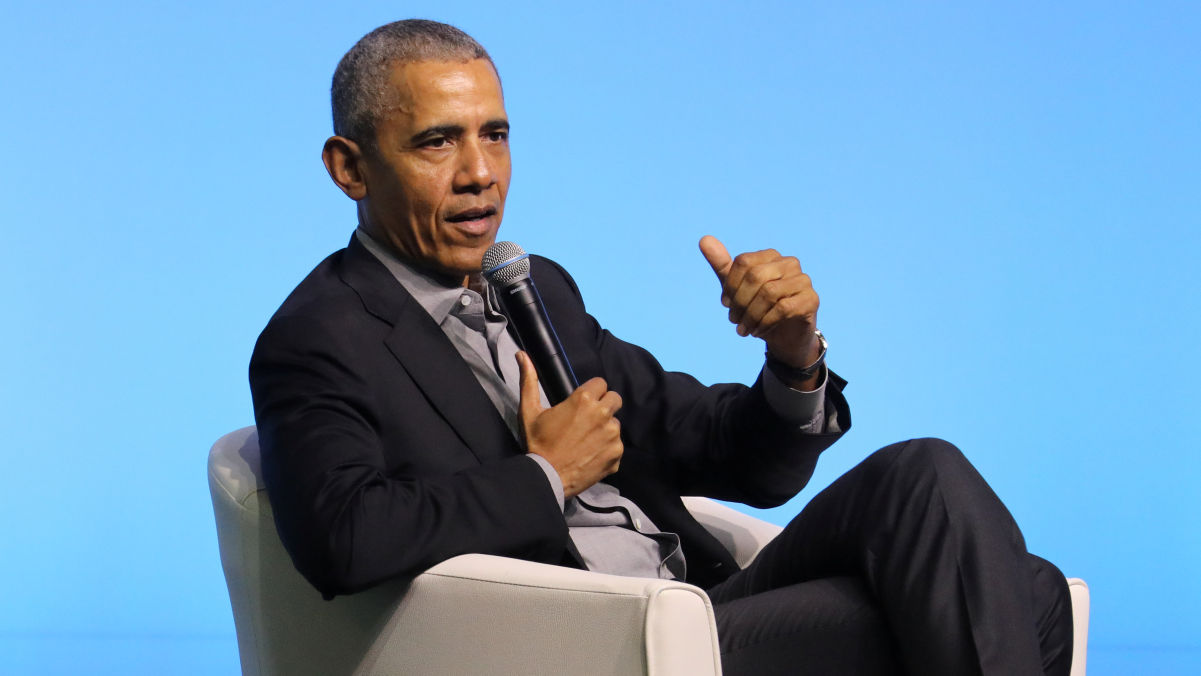
#> input picture train_data_2/Barack Obama/[www.google.com][106]obama-women-leaders_wide-9abe491af119581d41fcfc752e421c934e4afafd.jpg, 3602 x 2026 px (shown at 1/3 size); its folder holds only this picture in this run
$ jupyter execute creating_dataset.ipynb   (shell and % lines are left out)
#> lines starting #> are read from the running program, lines starting #| are printed output that depends on the picture
[cell 1]
import os
import numpy as np


# load image one by one
# convert to gray scale
# face detection -face crop
# 50 *50  resize
# flatten 2500
#dataset append

data_path='train_data_2'
labels=os.listdir(data_path)
print(labels)
categories=np.arange(len(labels))
print(categories)
categories_dict=dict(zip(labels,categories))
print(categories_dict)

[cell 2]
import cv2
face_classifier=cv2.CascadeClassifier('haarcascade_frontalface_default.xml')

data=[]
target=[]


for label in labels:
    imgs_path=os.path.join(data_path,label)
    # print(imgs_path)
    img_names=os.listdir(imgs_path)
    # print(img_names)
    # print("---------------------------------------")
    for img_name in img_names:
        img_path=os.path.join(imgs_path,img_name)
        # print(img_path)
        img=cv2.imread(img_path)
#> img is the input picture: shape (2026, 3602, 3); mean B, G, R 180, 148.4, 106.7
        gray=cv2.cvtColor(img,cv2.COLOR_BGR2GRAY)
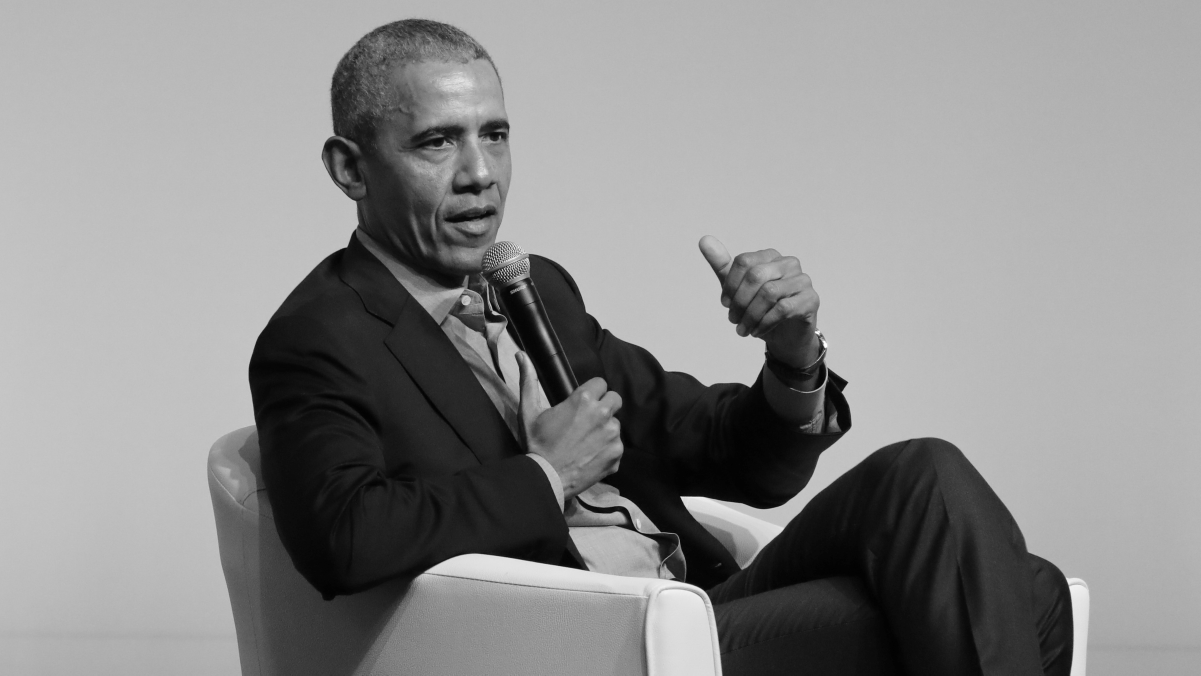
#> gray: shape (2026, 3602) (shown at 1/3 size); min 0, max 255, mean 139.5
        faces=face_classifier.detectMultiScale(gray)
#> faces = [[1329, 952, 64, 64], [2898, 1831, 127, 127], [1145, 197, 545, 545]]

        for (x,y,w,h) in faces:
            #cv2.rectangle(img,(x,y),(x+w,y+h),(0,255,0),2)
            cropped_face=gray[y:y+h,x:x+w]
            cv2.imshow('cropped_face',cropped_face)

            print('If you accept this cropped face press y or n:')

            k=cv2.waitKey(0)

            if(k==127):
                cropped_face=cv2.resize((cropped_face,(50,50)))
                data.append(cropped_face)
                target.append(categories_dict[label])
            break
#> this loop made 1 pass; (key Esc is pressed on pass 1)
#| If you accept this cropped face press y or n:
#> pass 1, `cropped_face=gray[y:y+h,x:x+w]`:
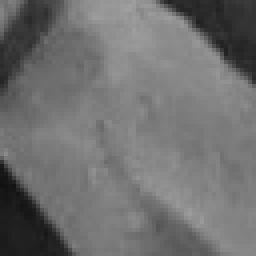
#> cropped_face: shape (64, 64) (shown 4 times larger); min 17, max 159, mean 111.8
#> after the loop, data = []; target = []
#> pass 2 of the loop `for label in labels:`:
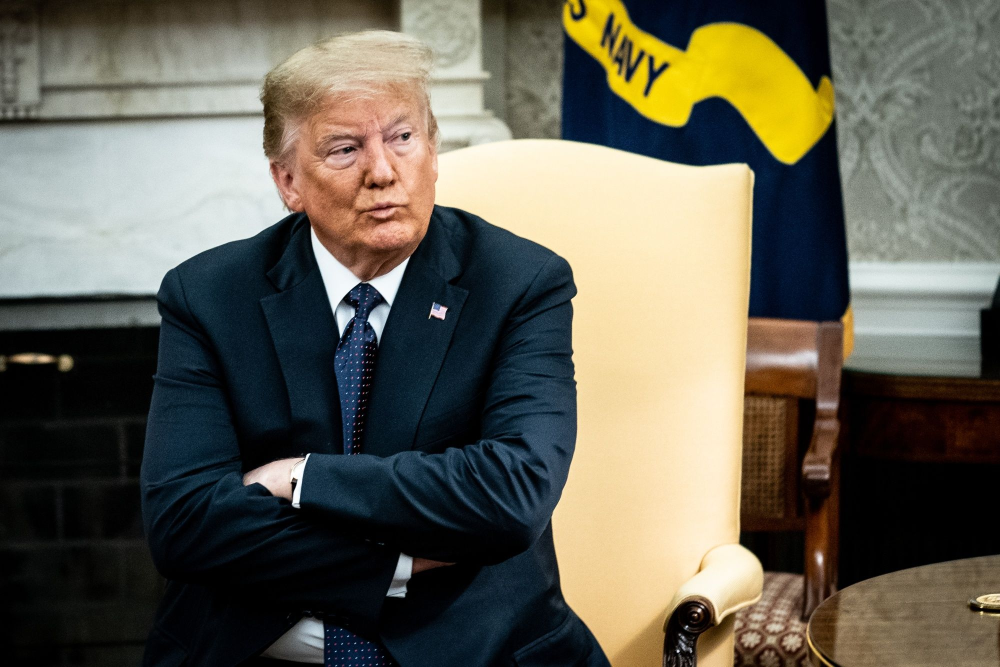
#> input picture train_data_2/Donald Trump/[www.google.com][104]WMJ2PRF37QI6VF6BNTYRN77CNQ.jpg, 2000 x 1334 px (shown at 1/2 size)
#> img is the input picture: shape (1334, 2000, 3); mean B, G, R 84.4, 97.9, 101
#> `gray=cv2.cvtColor(img,cv2.COLOR_BGR2GRAY)`:
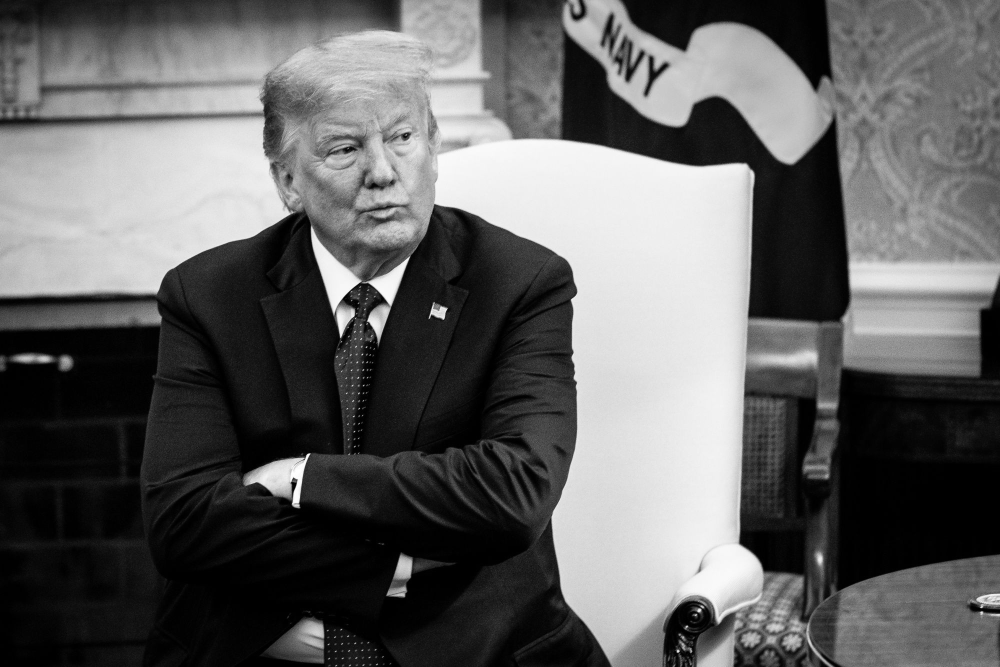
#> gray: shape (1334, 2000) (shown at 1/2 size); min 0, max 255, mean 97.3
#> faces = [[605, 168, 301, 301]]
#> the loop `for (x,y,w,h) in faces:` made 1 pass; (key Enter is pressed on pass 1)
#> (printed output is left out)
#> pass 1, `cropped_face=gray[y:y+h,x:x+w]`:
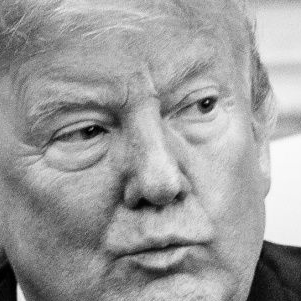
#> cropped_face: shape (301, 301); min 0, max 253, mean 156.7

cv2.destroyAllWindows()
